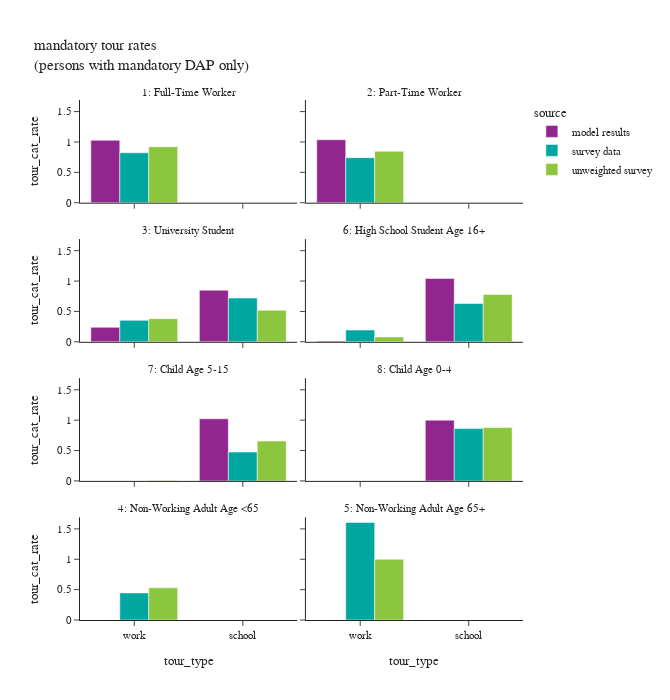

Notebook source saved alongside this figure:
### Code cell
# total number of persons by source
df_ptype_count = m_per_data.groupby(['source','ptype_label'])['person_weight'].sum().reset_index()
# mandatory tour rates
df_plot = m_tour_data.groupby(['source','ptype_label','tour_type'])[['tour_weight']].sum().reset_index(). \
    merge(df_ptype_count, how='left', on=['source','ptype_label'])
df_plot['tour_cat_rate'] = df_plot['tour_weight']/df_plot['person_weight']
# df_plot
fig = px.bar(df_plot, x="tour_type", y="tour_cat_rate", color="source",barmode="group",
             facet_col='ptype_label',facet_col_wrap=2,
             title="mandatory tour rates <br>(persons with mandatory DAP only)")
fig.for_each_annotation(lambda a: a.update(text=a.text.split("=")[-1]))
fig.update_layout(height=700, width=670)
fig.show()

### Figure 1 — Plotly figure (JSON) as saved in the notebook; plotly's stock layout.template omitted (floating-point values rounded to 4 significant figures)
{"data": [{"alignmentgroup": "True", "hovertemplate": "source=model results<br>ptype_label=1: Full-Time Worker<br>tour_type=%{x}<br>tour_cat_rate=%{y}<extra></extra>", "legendgroup": "model results", "marker": {"color": "#91268F", "pattern": {"shape": ""}}, "name": "model results", "offsetgroup": "model results", "orientation": "v", "showlegend": true, "textposition": "auto", "type": "bar", "x": ["work"], "xaxis": "x7", "y": [1.028], "yaxis": "y7"}, {"alignmentgroup": "True", "hovertemplate": "source=model results<br>ptype_label=2: Part-Time Worker<br>tour_type=%{x}<br>tour_cat_rate=%{y}<extra></extra>", "legendgroup": "model results", "marker": {"color": "#91268F", "pattern": {"shape": ""}}, "name": "model results", "offsetgroup": "model results", "orientation": "v", "showlegend": false, "textposition": "auto", "type": "bar", "x": ["work"], "xaxis": "x8", "y": [1.037], "yaxis": "y8"}, {"alignmentgroup": "True", "hovertemplate": "source=model results<br>ptype_label=3: University Student<br>tour_type=%{x}<br>tour_cat_rate=%{y}<extra></extra>", "legendgroup": "model results", "marker": {"color": "#91268F", "pattern": {"shape": ""}}, "name": "model results", "offsetgroup": "model results", "orientation": "v", "showlegend": false, "textposition": "auto", "type": "bar", "x": ["school", "work"], "xaxis": "x5", "y": [0.8496, 0.2381], "yaxis": "y5"}, {"alignmentgroup": "True", "hovertemplate": "source=model results<br>ptype_label=6: High School Student Age 16+<br>tour_type=%{x}<br>tour_cat_rate=%{y}<extra></extra>", "legendgroup": "model results", "marker": {"color": "#91268F", "pattern": {"shape": ""}}, "name": "model results", "offsetgroup": "model results", "orientation": "v", "showlegend": false, "textposition": "auto", "type": "bar", "x": ["school", "work"], "xaxis": "x6", "y": [1.043, 0.01403], "yaxis": "y6"}, {"alignmentgroup": "True", "hovertemplate": "source=model results<br>ptype_label=7: Child Age 5-15<br>tour_type=%{x}<br>tour_cat_rate=%{y}<extra></extra>", "legendgroup": "model results", "marker": {"color": "#91268F", "pattern": {"shape": ""}}, "name": "model results", "offsetgroup": "model results", "orientation": "v", "showlegend": false, "textposition": "auto", "type": "bar", "x": ["school"], "xaxis": "x3", "y": [1.022], "yaxis": "y3"}, {"alignmentgroup": "True", "hovertemplate": "source=model results<br>ptype_label=8: Child Age 0-4<br>tour_type=%{x}<br>tour_cat_rate=%{y}<extra></extra>", "legendgroup": "model results", "marker": {"color": "#91268F", "pattern": {"shape": ""}}, "name": "model results", "offsetgroup": "model results", "orientation": "v", "showlegend": false, "textposition": "auto", "type": "bar", "x": ["school"], "xaxis": "x4", "y": [1.0], "yaxis": "y4"}, {"alignmentgroup": "True", "hovertemplate": "source=survey data<br>ptype_label=1: Full-Time Worker<br>tour_type=%{x}<br>tour_cat_rate=%{y}<extra></extra>", "legendgroup": "survey data", "marker": {"color": "#00A7A0", "pattern": {"shape": ""}}, "name": "survey data", "offsetgroup": "survey data", "orientation": "v", "showlegend": true, "textposition": "auto", "type": "bar", "x": ["work"], "xaxis": "x7", "y": [0.822], "yaxis": "y7"}, {"alignmentgroup": "True", "hovertemplate": "source=survey data<br>ptype_label=2: Part-Time Worker<br>tour_type=%{x}<br>tour_cat_rate=%{y}<extra></extra>", "legendgroup": "survey data", "marker": {"color": "#00A7A0", "pattern": {"shape": ""}}, "name": "survey data", "offsetgroup": "survey data", "orientation": "v", "showlegend": false, "textposition": "auto", "type": "bar", "x": ["work"], "xaxis": "x8", "y": [0.7417], "yaxis": "y8"}, {"alignmentgroup": "True", "hovertemplate": "source=survey data<br>ptype_label=3: University Student<br>tour_type=%{x}<br>tour_cat_rate=%{y}<extra></extra>", "legendgroup": "survey data", "marker": {"color": "#00A7A0", "pattern": {"shape": ""}}, "name": "survey data", "offsetgroup": "survey data", "orientation": "v", "showlegend": false, "textposition": "auto", "type": "bar", "x": ["school", "work"], "xaxis": "x5", "y": [0.7206, 0.3535], "yaxis": "y5"}, {"alignmentgroup": "True", "hovertemplate": "source=survey data<br>ptype_label=6: High School Student Age 16+<br>tour_type=%{x}<br>tour_cat_rate=%{y}<extra></extra>", "legendgroup": "survey data", "marker": {"color": "#00A7A0", "pattern": {"shape": ""}}, "name": "survey data", "offsetgroup": "survey data", "orientation": "v", "showlegend": false, "textposition": "auto", "type": "bar", "x": ["school", "work"], "xaxis": "x6", "y": [0.6305, 0.1935], "yaxis": "y6"}, {"alignmentgroup": "True", "hovertemplate": "source=survey data<br>ptype_label=7: Child Age 5-15<br>tour_type=%{x}<br>tour_cat_rate=%{y}<extra></extra>", "legendgroup": "survey data", "marker": {"color": "#00A7A0", "pattern": {"shape": ""}}, "name": "survey data", "offsetgroup": "survey data", "orientation": "v", "showlegend": false, "textposition": "auto", "type": "bar", "x": ["school", "work"], "xaxis": "x3", "y": [0.4753, 0.000199], "yaxis": "y3"}, {"alignmentgroup": "True", "hovertemplate": "source=survey data<br>ptype_label=8: Child Age 0-4<br>tour_type=%{x}<br>tour_cat_rate=%{y}<extra></extra>", "legendgroup": "survey data", "marker": {"color": "#00A7A0", "pattern": {"shape": ""}}, "name": "survey data", "offsetgroup": "survey data", "orientation": "v", "showlegend": false, "textposition": "auto", "type": "bar", "x": ["school"], "xaxis": "x4", "y": [0.8613], "yaxis": "y4"}, {"alignmentgroup": "True", "hovertemplate": "source=survey data<br>ptype_label=4: Non-Working Adult Age <65<br>tour_type=%{x}<br>tour_cat_rate=%{y}<extra></extra>", "legendgroup": "survey data", "marker": {"color": "#00A7A0", "pattern": {"shape": ""}}, "name": "survey data", "offsetgroup": "survey data", "orientation": "v", "showlegend": false, "textposition": "auto", "type": "bar", "x": ["work"], "xaxis": "x", "y": [0.4453], "yaxis": "y"}, {"alignmentgroup": "True", "hovertemplate": "source=survey data<br>ptype_label=5: Non-Working Adult Age 65+<br>tour_type=%{x}<br>tour_cat_rate=%{y}<extra></extra>", "legendgroup": "survey data", "marker": {"color": "#00A7A0", "pattern": {"shape": ""}}, "name": "survey data", "offsetgroup": "survey data", "orientation": "v", "showlegend": false, "textposition": "auto", "type": "bar", "x": ["work"], "xaxis": "x2", "y": [1.606], "yaxis": "y2"}, {"alignmentgroup": "True", "hovertemplate": "source=unweighted survey<br>ptype_label=1: Full-Time Worker<br>tour_type=%{x}<br>tour_cat_rate=%{y}<extra></extra>", "legendgroup": "unweighted survey", "marker": {"color": "#8CC63E", "pattern": {"shape": ""}}, "name": "unweighted survey", "offsetgroup": "unweighted survey", "orientation": "v", "showlegend": true, "textposition": "auto", "type": "bar", "x": ["work"], "xaxis": "x7", "y": [0.921], "yaxis": "y7"}, {"alignmentgroup": "True", "hovertemplate": "source=unweighted survey<br>ptype_label=2: Part-Time Worker<br>tour_type=%{x}<br>tour_cat_rate=%{y}<extra></extra>", "legendgroup": "unweighted survey", "marker": {"color": "#8CC63E", "pattern": {"shape": ""}}, "name": "unweighted survey", "offsetgroup": "unweighted survey", "orientation": "v", "showlegend": false, "textposition": "auto", "type": "bar", "x": ["work"], "xaxis": "x8", "y": [0.8462], "yaxis": "y8"}, {"alignmentgroup": "True", "hovertemplate": "source=unweighted survey<br>ptype_label=3: University Student<br>tour_type=%{x}<br>tour_cat_rate=%{y}<extra></extra>", "legendgroup": "unweighted survey", "marker": {"color": "#8CC63E", "pattern": {"shape": ""}}, "name": "unweighted survey", "offsetgroup": "unweighted survey", "orientation": "v", "showlegend": false, "textposition": "auto", "type": "bar", "x": ["school", "work"], "xaxis": "x5", "y": [0.518, 0.3813], "yaxis": "y5"}, {"alignmentgroup": "True", "hovertemplate": "source=unweighted survey<br>ptype_label=6: High School Student Age 16+<br>tour_type=%{x}<br>tour_cat_rate=%{y}<extra></extra>", "legendgroup": "unweighted survey", "marker": {"color": "#8CC63E", "pattern": {"shape": ""}}, "name": "unweighted survey", "offsetgroup": "unweighted survey", "orientation": "v", "showlegend": false, "textposition": "auto", "type": "bar", "x": ["school", "work"], "xaxis": "x6", "y": [0.78, 0.08], "yaxis": "y6"}, {"alignmentgroup": "True", "hovertemplate": "source=unweighted survey<br>ptype_label=7: Child Age 5-15<br>tour_type=%{x}<br>tour_cat_rate=%{y}<extra></extra>", "legendgroup": "unweighted survey", "marker": {"color": "#8CC63E", "pattern": {"shape": ""}}, "name": "unweighted survey", "offsetgroup": "unweighted survey", "orientation": "v", "showlegend": false, "textposition": "auto", "type": "bar", "x": ["school", "work"], "xaxis": "x3", "y": [0.6565, 0.007059], "yaxis": "y3"}, {"alignmentgroup": "True", "hovertemplate": "source=unweighted survey<br>ptype_label=8: Child Age 0-4<br>tour_type=%{x}<br>tour_cat_rate=%{y}<extra></extra>", "legendgroup": "unweighted survey", "marker": {"color": "#8CC63E", "pattern": {"shape": ""}}, "name": "unweighted survey", "offsetgroup": "unweighted survey", "orientation": "v", "showlegend": false, "textposition": "auto", "type": "bar", "x": ["school"], "xaxis": "x4", "y": [0.8795], "yaxis": "y4"}, {"alignmentgroup": "True", "hovertemplate": "source=unweighted survey<br>ptype_label=4: Non-Working Adult Age <65<br>tour_type=%{x}<br>tour_cat_rate=%{y}<extra></extra>", "legendgroup": "unweighted survey", "marker": {"color": "#8CC63E", "pattern": {"shape": ""}}, "name": "unweighted survey", "offsetgroup": "unweighted survey", "orientation": "v", "showlegend": false, "textposition": "auto", "type": "bar", "x": ["work"], "xaxis": "x", "y": [0.5294], "yaxis": "y"}, {"alignmentgroup": "True", "hovertemplate": "source=unweighted survey<br>ptype_label=5: Non-Working Adult Age 65+<br>tour_type=%{x}<br>tour_cat_rate=%{y}<extra></extra>", "legendgroup": "unweighted survey", "marker": {"color": "#8CC63E", "pattern": {"shape": ""}}, "name": "unweighted survey", "offsetgroup": "unweighted survey", "orientation": "v", "showlegend": false, "textposition": "auto", "type": "bar", "x": ["work"], "xaxis": "x2", "y": [1.0], "yaxis": "y2"}], "layout": {"annotations": [{"font": {}, "showarrow": false, "text": "4: Non-Working Adult Age <65", "x": 0.245, "xanchor": "center", "xref": "paper", "y": 0.1975, "yanchor": "bottom", "yref": "paper"}, {"font": {}, "showarrow": false, "text": "5: Non-Working Adult Age 65+", "x": 0.755, "xanchor": "center", "xref": "paper", "y": 0.1975, "yanchor": "bottom", "yref": "paper"}, {"font": {}, "showarrow": false, "text": "7: Child Age 5-15", "x": 0.245, "xanchor": "center", "xref": "paper", "y": 0.465, "yanchor": "bottom", "yref": "paper"}, {"font": {}, "showarrow": false, "text": "8: Child Age 0-4", "x": 0.755, "xanchor": "center", "xref": "paper", "y": 0.465, "yanchor": "bottom", "yref": "paper"}, {"font": {}, "showarrow": false, "text": "3: University Student", "x": 0.245, "xanchor": "center", "xref": "paper", "y": 0.7325, "yanchor": "bottom", "yref": "paper"}, {"font": {}, "showarrow": false, "text": "6: High School Student Age 16+", "x": 0.755, "xanchor": "center", "xref": "paper", "y": 0.7325, "yanchor": "bottom", "yref": "paper"}, {"font": {}, "showarrow": false, "text": "1: Full-Time Worker", "x": 0.245, "xanchor": "center", "xref": "paper", "y": 1.0, "yanchor": "bottom", "yref": "paper"}, {"font": {}, "showarrow": false, "text": "2: Part-Time Worker", "x": 0.755, "xanchor": "center", "xref": "paper", "y": 1.0, "yanchor": "bottom", "yref": "paper"}], "barmode": "group", "height": 700, "legend": {"title": {"text": "source"}, "tracegroupgap": 0}, "title": {"text": "mandatory tour rates <br>(persons with mandatory DAP only)"}, "width": 670, "xaxis": {"anchor": "y", "domain": [0.0, 0.49], "title": {"text": "tour_type"}}, "xaxis2": {"anchor": "y2", "domain": [0.51, 1.0], "matches": "x", "title": {"text": "tour_type"}}, "xaxis3": {"anchor": "y3", "domain": [0.0, 0.49], "matches": "x", "showticklabels": false}, "xaxis4": {"anchor": "y4", "domain": [0.51, 1.0], "matches": "x", "showticklabels": false}, "xaxis5": {"anchor": "y5", "domain": [0.0, 0.49], "matches": "x", "showticklabels": false}, "xaxis6": {"anchor": "y6", "domain": [0.51, 1.0], "matches": "x", "showticklabels": false}, "xaxis7": {"anchor": "y7", "domain": [0.0, 0.49], "matches": "x", "showticklabels": false}, "xaxis8": {"anchor": "y8", "domain": [0.51, 1.0], "matches": "x", "showticklabels": false}, "yaxis": {"anchor": "x", "domain": [0.0, 0.1975], "title": {"text": "tour_cat_rate"}}, "yaxis2": {"anchor": "x2", "domain": [0.0, 0.1975], "matches": "y", "showticklabels": false}, "yaxis3": {"anchor": "x3", "domain": [0.2675, 0.465], "matches": "y", "title": {"text": "tour_cat_rate"}}, "yaxis4": {"anchor": "x4", "domain": [0.2675, 0.465], "matches": "y", "showticklabels": false}, "yaxis5": {"anchor": "x5", "domain": [0.535, 0.7325], "matches": "y", "title": {"text": "tour_cat_rate"}}, "yaxis6": {"anchor": "x6", "domain": [0.535, 0.7325], "matches": "y", "showticklabels": false}, "yaxis7": {"anchor": "x7", "domain": [0.8025, 1.0], "matches": "y", "title": {"text": "tour_cat_rate"}}, "yaxis8": {"anchor": "x8", "domain": [0.8025, 1.0], "matches": "y", "showticklabels": false}}}
